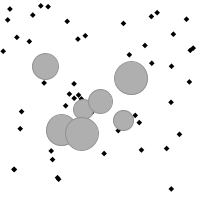
Frame 1 (no input)
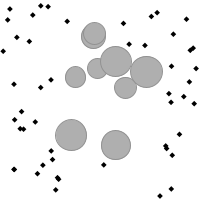
Frame 60 (the mouse pressed at the canvas centre just before this capture)
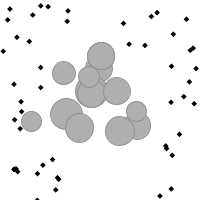
Frame 120 (the mouse held since frame 60 and released just before this capture)

The Processing sketch that drew these frames (run headless with seeded random() and noise(); from frame 60 on, the mouse is pressed at the canvas centre):

// Processing sketch: e01_simple_blobs_and_food
// ── e01_simple_blobs_and_food.pde
import java.util.Iterator;

Creature[] NO_CHILDREN = new Creature[0];

FoodSystem fs;
CreatureSystem cs;

void setup() {
  size(200,200);
  fs = new FoodSystem();
  cs = new CreatureSystem();
}

void draw() {
  background(255);
  fs.display();
  cs.display();
  cs.update(); // creatures can *eat*, modifying the food system
  fs.update();
}

class FoodSystem {
  
  ArrayList<FoodPiece> foodPieces = new ArrayList<FoodPiece>();
  int N_PIECES = 50;
  
  FoodSystem() {
    _fillArray();
  }
  
  void display() {
    for (FoodPiece fp: foodPieces)
      fp.display();
  }
  
  void update() {
    _fillArray();
  }
  
  Iterator<FoodPiece> iterator() {
    return foodPieces.iterator();
  }
  
  void _fillArray() {
    while (foodPieces.size() < N_PIECES) {
      foodPieces.add(new Speck());
    }
  }
}

interface FoodPiece {
  void display();
  PVector getLocation();
}

class Speck implements FoodPiece {
  
  PVector location;
  
  Speck() {
    location = new PVector(random(width),random(height));
  }
  
  void display() {
    pushMatrix();
    translate(location.x,location.y);
    rotate(radians(45));
    fill(0);
    noStroke();
    rect(0,0,4,4);
    popMatrix();
  }
  
  PVector getLocation() {
    return location.copy();
  }
}

class CreatureSystem {
  
  ArrayList<Creature> creatures = new ArrayList<Creature>();
  
  CreatureSystem() {
    creatures.add(new Blob());
    creatures.add(new Blob());
    creatures.add(new Blob());
    creatures.add(new Blob());
    creatures.add(new Blob());
    creatures.add(new Blob());
    creatures.add(new Blob());
  }
  
  void display() {
    for (Creature c: creatures)
      c.display();
  }
  
  void update() {
    ArrayList<Creature> children = new ArrayList<Creature>();
    
    Iterator<Creature> it = creatures.iterator();
    while (it.hasNext()) {
      Creature c = it.next();
      if (c.isAlive()) {
        c.update();
        for (Creature child: c.reproduce()) // collect children
          children.add(child);
      } else {
        it.remove();
      }
    }
    
    for (Creature child: children)
      creatures.add(child);
  }
}

interface Creature {
  void display();
  void update();
  Creature[] reproduce(); // for each frame - return empty array if no children
  boolean isAlive();
}

class Blob implements Creature {
  
  float tick = int(random(0,1e4));
  float health = 200;
  
  void display() {
    stroke(145);
    fill(175);
    ellipse(_getX(),_getY(),_getSize(),_getSize());
  }
  
  void update() {
    tick++;
    health--;
    _eat();
  }
  
  Blob[] reproduce() {
    if (random(1) < 0.005)
      return new Blob[]{new Blob()};
    else
      return new Blob[0];
  }
  
  boolean isAlive() {
    return health > 0;
  }
  
  void _eat() {
    // eat food pieces I'm standing above
    Iterator<FoodPiece> it = fs.iterator();
    while (it.hasNext()) {
      FoodPiece fp = it.next();
      if (circleContains(_getLocation(),_getSize()/2,fp.getLocation())) {
        health++;
        it.remove();
      }
    }
  }
  
  PVector _getLocation() {
    return new PVector(_getX(),_getY());
  }
  
  float _getX() {
    return map(noise(tick*0.02),0,1,0,width);
  }
  
  float _getY() {
    return map(noise(1e4+tick*0.02),0,1,0,height);
  }
  
  float _getSize() {
    float min = 20;
    float max = 33;
    return map(sin(tick*0.04),-1,1,min,max);
  }
}

boolean circleContains(PVector center, float radius, PVector point) {
  return PVector.sub(point,center).mag() <= radius;
}
